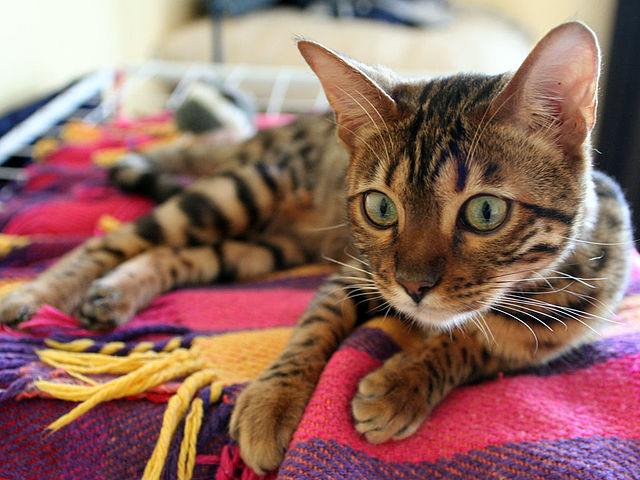
#> input picture images/filters/cat.jpg, 640 x 480 px
$ python negative.py
#> lines starting #> are read from the running program, lines starting #| are printed output that depends on the picture
from PIL import Image

image = Image.open("cat.jpg")
#> image is the input picture: PIL image 640x480 RGB; mean R, G, B 146.2, 107.5, 99

width = image.size[0]
#> width = 640
height = image.size[1]
#> height = 480

for y in range(0, height):
    for x in range(0, width):
        color = image.getpixel((x, y))
        red = color[0]
        green = color[1]
        blue = color[2]

        red = 255 - red
        green = 255 - green
        blue = 255 - blue

        image.putpixel((x, y), (red, green, blue))
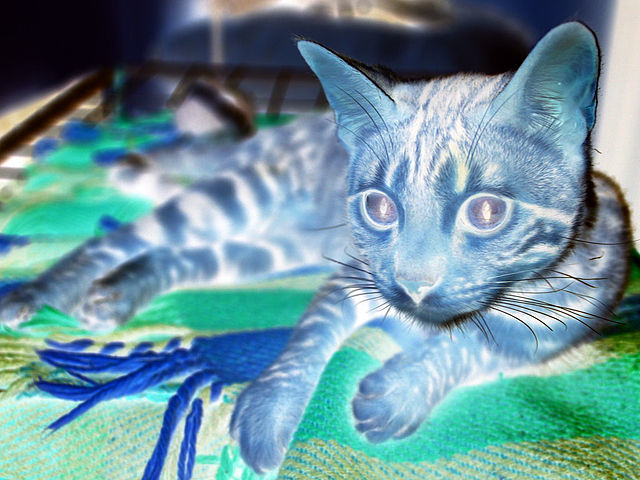
#> image: PIL image 640x480 RGB; mean R, G, B 108.8, 147.5, 156

image.show()
